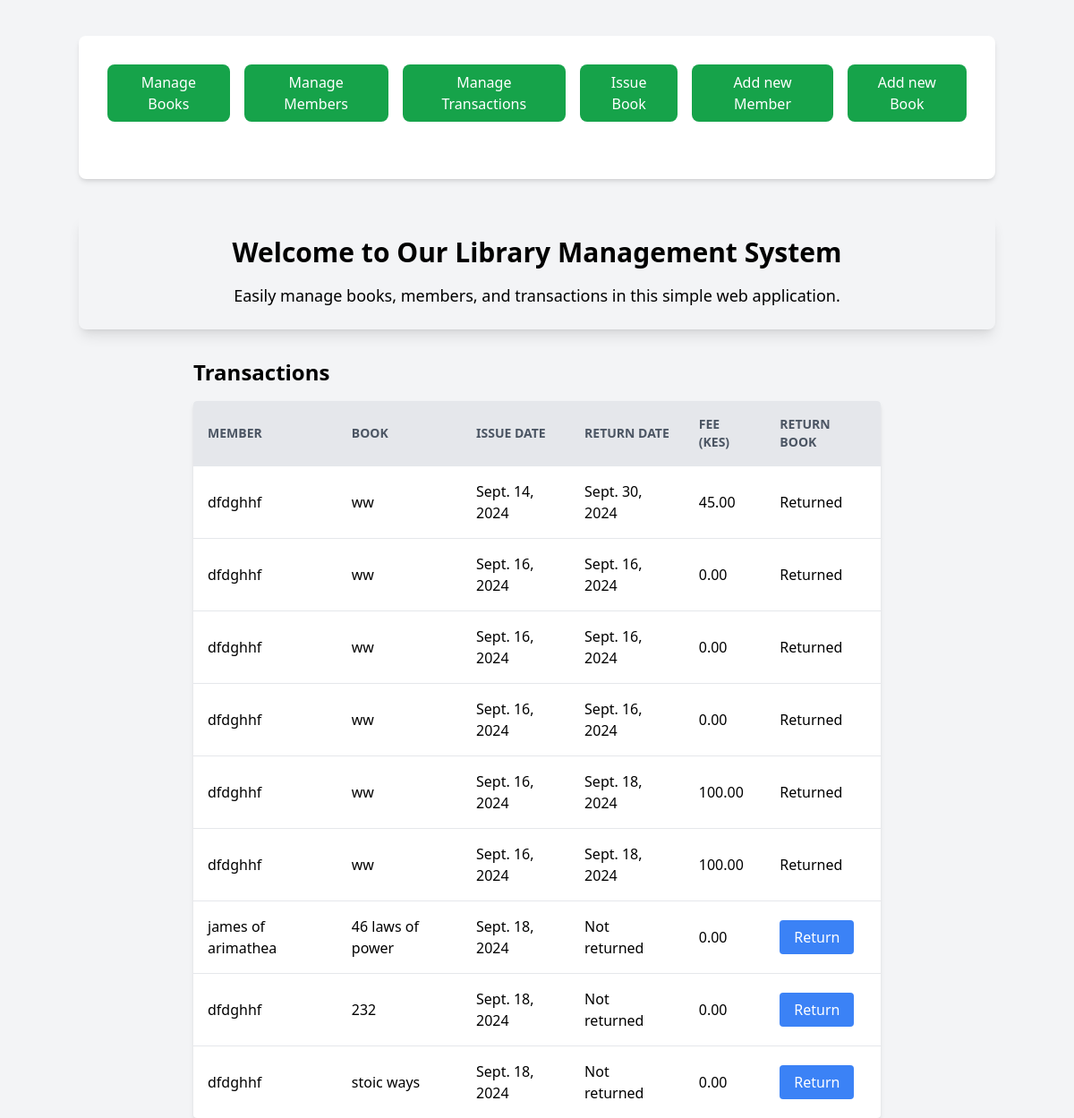
The page /library/transactions/ on the database as committed earlier.
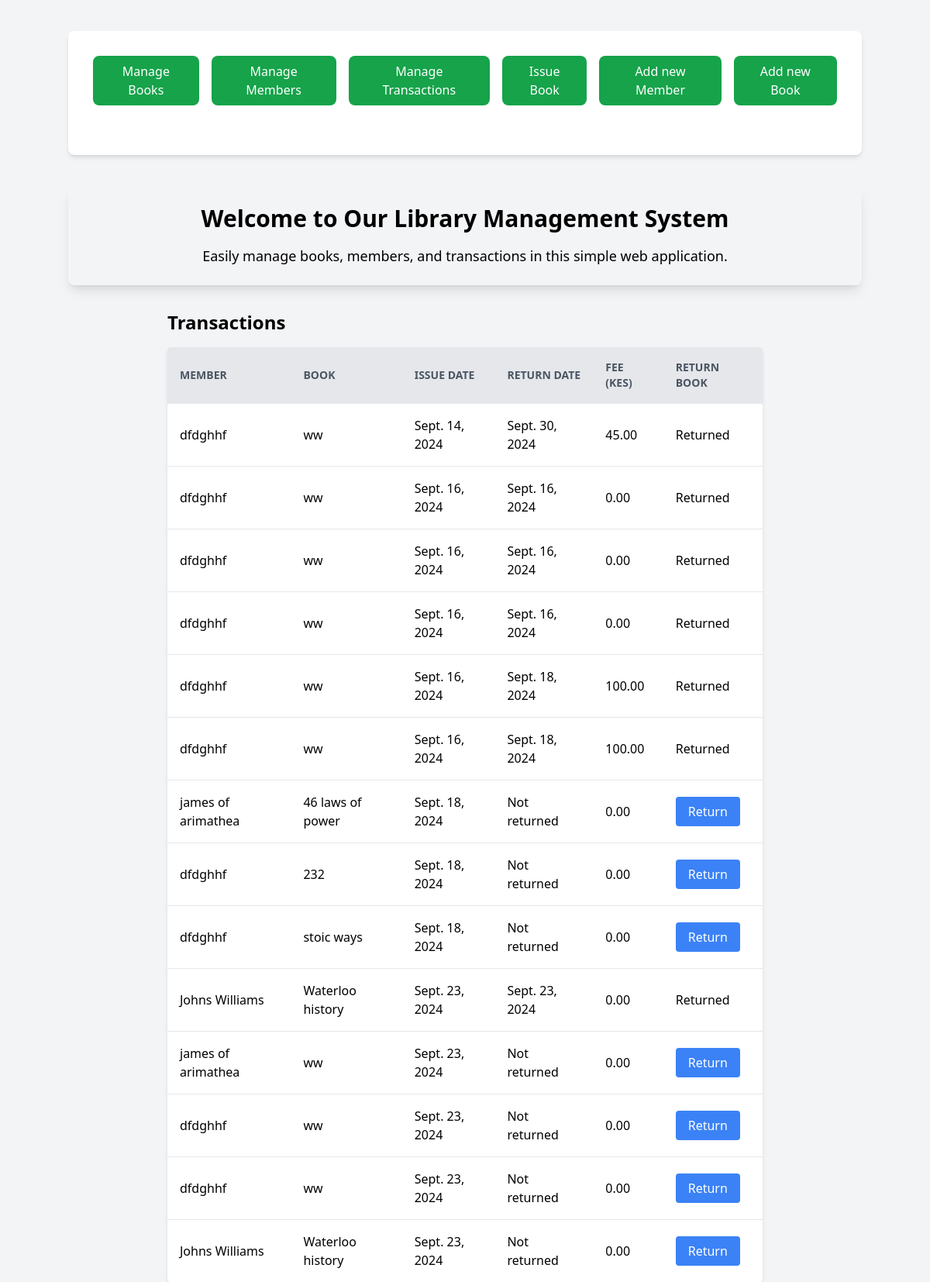
The same page on the database as committed later.
### library/models.py (models this page shows, shortened)
class Transaction(models.Model):
    book = models.ForeignKey(Book, on_delete=models.CASCADE)
    member = models.ForeignKey(Member, on_delete=models.CASCADE)
    issue_date = models.DateField(auto_now_add=True)
    return_date = models.DateField(null=True, blank=True)
    fee = models.DecimalField(max_digits=6, decimal_places=2, default=0.0)

class Member(models.Model):
    name = models.CharField(max_length=255)
    email = models.EmailField(unique=True)
    outstanding_debt = models.DecimalField(max_digits=6, decimal_places=2, default=0.0)

class Book(models.Model):
    title = models.CharField(max_length=255)
    author = models.CharField(max_length=255)
    stock = models.PositiveIntegerField()

### library/views.py (the view)
# urls.py: path('transactions/', views.transaction_list, name='transaction_list'),
def transaction_list(request):
    transactions = Transaction.objects.all()
    for transaction in transactions:
        print(f"Transaction ID: {transaction.id}")
    return render(request, 'library/transaction_list.html', {'transactions': transactions})

### library/templates/library/transaction_list.html
{% extends 'library/base.html' %}
{% block content %}
<h1 class="text-2xl font-semibold mb-4">Transactions</h1>
<table class="min-w-full bg-white shadow-md rounded overflow-hidden">
    <thead>
        <tr class="bg-gray-200 text-gray-600 text-left text-sm uppercase font-semibold">
            <th class="p-4">Member</th>
            <th class="p-4">Book</th>
            <th class="p-4">Issue Date</th>
            <th class="p-4">Return Date</th>
            <th class="p-4">Fee (KES)</th>
            <th class="p-4">Return Book</th>
        </tr>
    </thead>
    <tbody>
        {% for transaction in transactions %}
            <tr class="border-t">
                <td class="p-4">{{ transaction.member.name }}</td>
                <td class="p-4">{{ transaction.book.title }}</td>
                <td class="p-4">{{ transaction.issue_date }}</td>
                <td class="p-4">
                    {% if transaction.return_date %}
                        {{ transaction.return_date }}
                    {% else %}
                        Not returned
                    {% endif %}
                </td>
                <td class="p-4">{{ transaction.fee }}</td>
                <td class="p-4">
                    {% if not transaction.return_date %}
                        <a href="{% url 'return_book' transaction.id %}" class="bg-blue-500 text-white px-4 py-2 rounded">Return</a>
                    {% else %}
                        Returned
                    {% endif %}
                </td>
            </tr>
        {% endfor %}
    </tbody>
</table>
{% endblock %}

### library/templates/library/base.html (shortened to what this page needs)
<!DOCTYPE html>
<html lang="en">
<head>
    <script src="https://cdn.tailwindcss.com"></script>
</head>
<body class="bg-gray-100">
    <div class="container mx-auto my-10 p-8 bg-white shadow-md rounded-lg">
        <div class="mb-4 flex flex-col sm:flex-row sm:gap-4">
            <a href="{% url 'book_list' %}" class="bg-green-600 text-white py-2 px-4 mb-4 rounded-lg text-center hover:bg-blue-700 transition ease-in-out duration-300">Manage Books</a>
            <a href="{% url 'member_list' %}" class="bg-green-600 text-white py-2 px-4 mb-4 rounded-lg text-center hover:bg-blue-700 transition ease-in-out duration-300">Manage Members</a>
            <a href="{% url 'transaction_list' %}" class="bg-green-600 text-white py-2 px-4 mb-4 rounded-lg text-center hover:bg-blue-700 transition ease-in-out duration-300">Manage Transactions</a>
            <a href="{% url 'issue_book' %}" class="bg-green-600 text-white py-2 px-4 mb-4 rounded-lg text-center hover:bg-blue-700 transition ease-in-out duration-300">Issue Book</a>
            <a href="{% url 'member_create' %}" class="bg-green-600 text-white py-2 px-4 mb-4 rounded-lg text-center hover:bg-blue-700 transition ease-in-out duration-300">Add new Member</a>
            <a href="{% url 'book_create' %}" class="bg-green-600 text-white py-2 px-4 mb-4 rounded-lg text-center hover:bg-blue-700 transition ease-in-out duration-300">Add new Book</a>
        </div>
    </div>
    <div class="container mx-auto p-6 mb-8 text-black rounded-lg shadow-lg">
        <h1 class="text-3xl font-bold text-center">Welcome to Our Library Management System</h1>
        <p class="text-lg text-center mt-4">Easily manage books, members, and transactions in this simple web application.</p>
    </div>
    <div class="flex justify-center">
        <div class="w-full max-w-3xl">
            {% block content %}{% endblock %}
        </div>
    </div>
</body>
</html>

Rows that differ between the two databases and show on the page:
added Transaction: shows "Returned"
added Transaction: shows "Not returned", shows "Return"
added Transaction: shows "Not returned", shows "Return"
added Transaction: shows "Not returned", shows "Return"
added Transaction: shows "Not returned", shows "Return"
